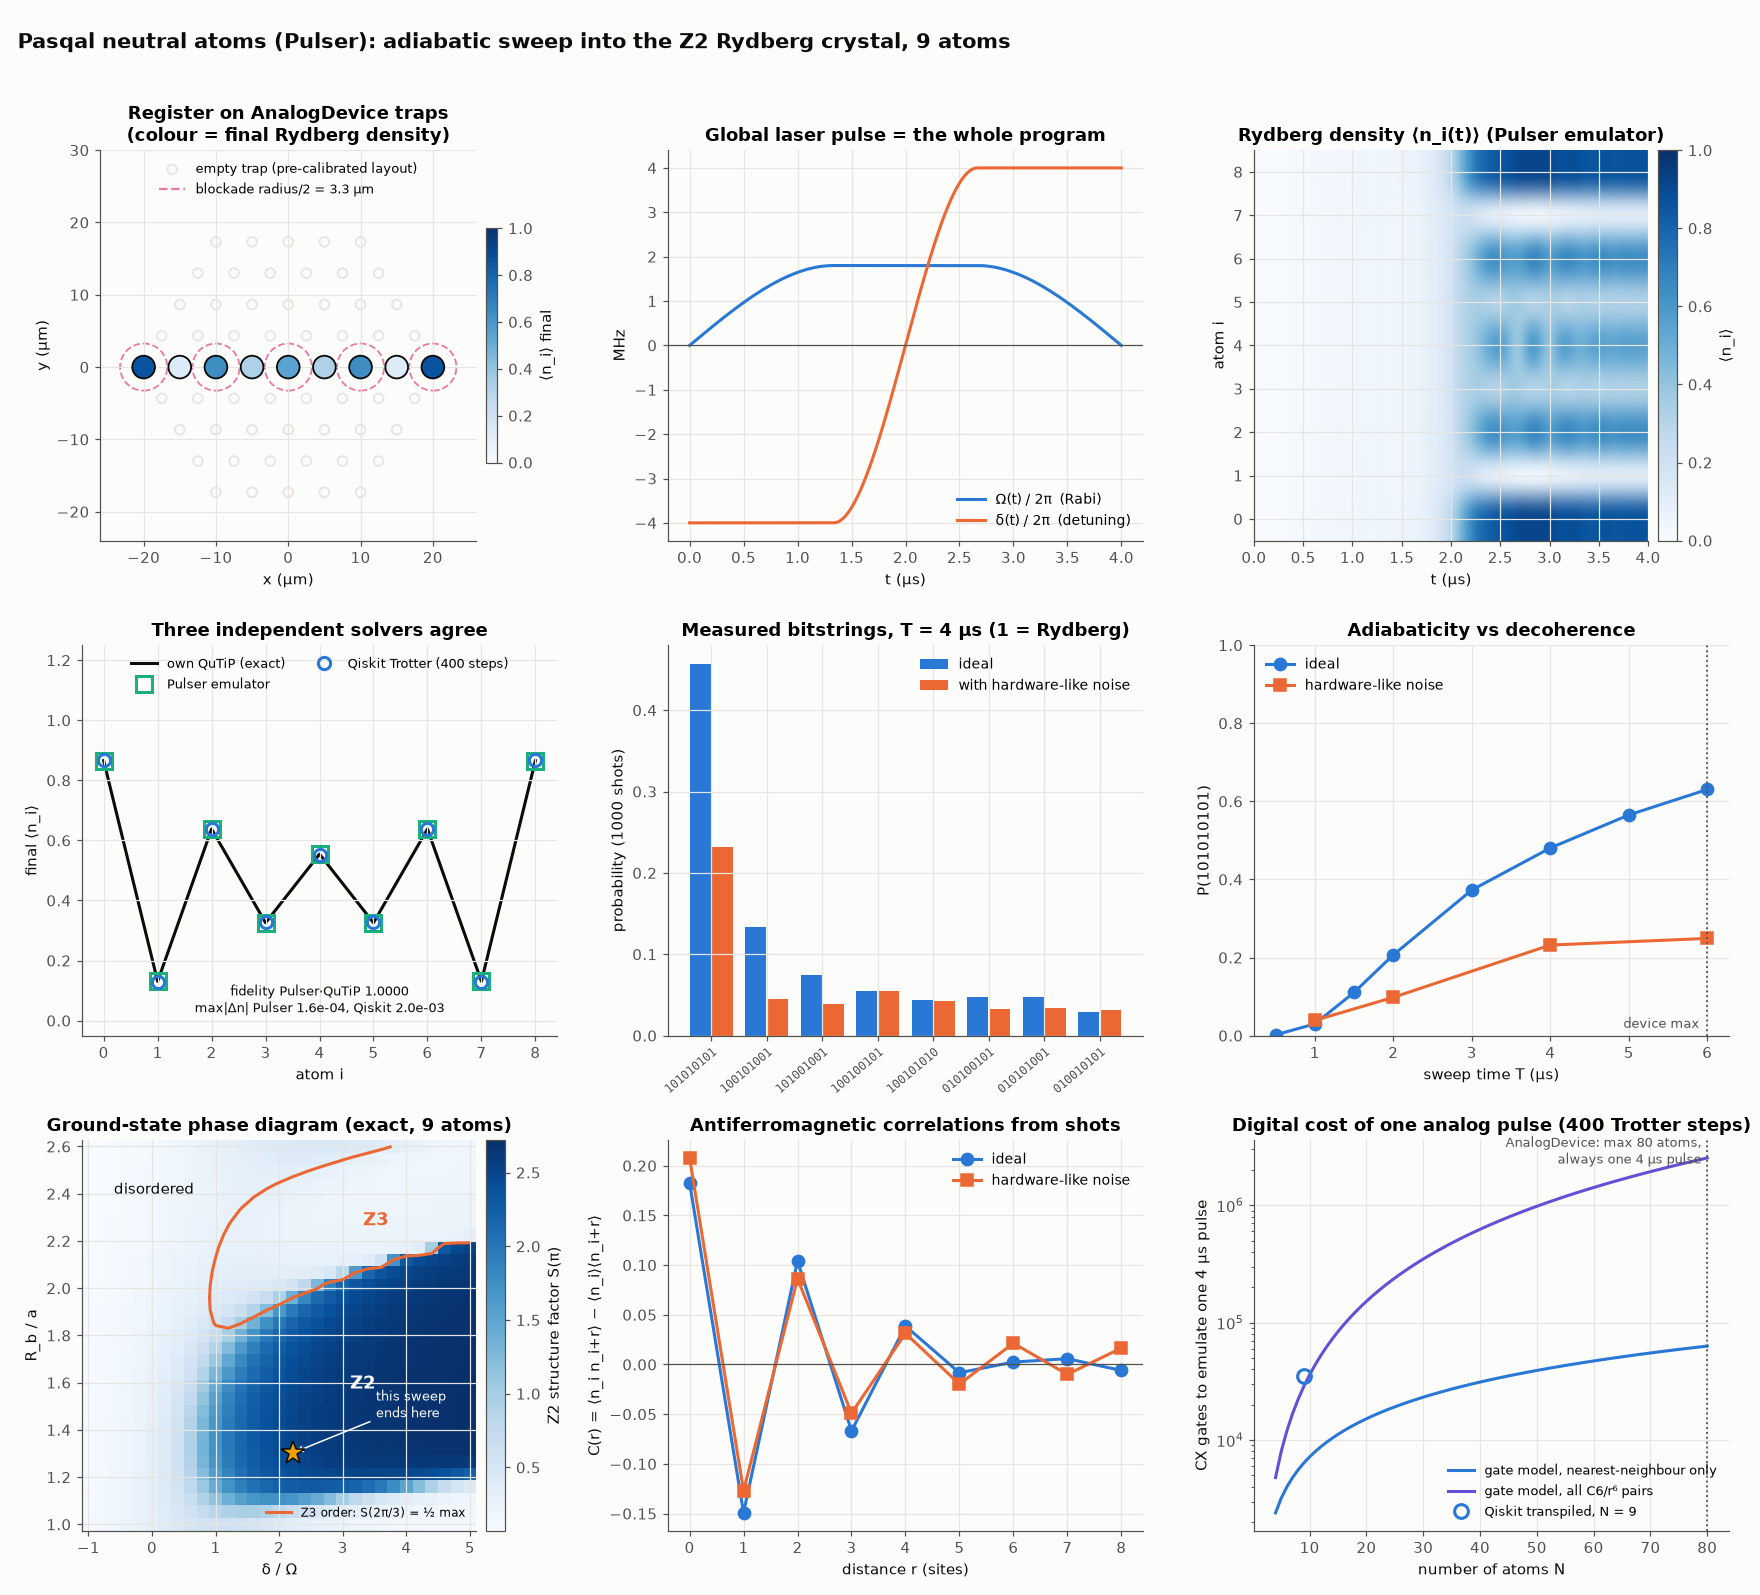

Recreate this plot in Python.
"""Neutral-atom (Pasqal) analog program: adiabatic sweep into the Z2 Rydberg crystal.

Pasqal's QPUs are analog: atoms in optical tweezers are driven by one global laser
pulse, and the device directly implements

    H(t) = Ω(t)/2 Σ_i X_i − δ(t) Σ_i n_i + Σ_{i<j} C6 / r_ij^6 n_i n_j ,

n = |r⟩⟨r| (Rydberg). Nearby atoms cannot both be excited (Rydberg blockade,
R_b = (C6/Ω)^(1/6)). Sweeping δ from negative to positive drives a chain from all
ground into the antiferromagnetic Z2 crystal r g r g … r (Bernien et al. 2017).

The program is written in Pulser for Pasqal's `AnalogDevice` (a QPU-like spec)
on its pre-calibrated triangular trap layout, so the same sequence is valid for the
cloud emulators and the real QPU. It is checked three ways:

  * Pulser's own emulator (pulser-simulation, QuTiP backend)
  * an independent QuTiP solve of the Hamiltonian above, from the sampled pulses
  * a Qiskit gate circuit (2nd-order Trotter) of the same H(t): what a gate-based
    machine would have to run to emulate one analog pulse

then a noisy run with illustrative hardware noise (SPAM, dephasing, laser and
Doppler noise), a sweep-time scan, a ground-state phase diagram and a cost panel.

Usage:
    python pasqal_rydberg.py                 # local, free, no account
    python pasqal_rydberg.py --mode cloud    # Pasqal Cloud free emulator (EMU_FREE),
                                             # needs a Pasqal Cloud account + project id
Outputs: pasqal_rydberg.png, pasqal_rydberg_sequence.json (abstract repr = the file
you submit), pasqal_rydberg_cloud.json after a cloud run.
"""
import argparse, json, os, sys, time, getpass
from pathlib import Path
import numpy as np
import qutip as qt
from pulser import Sequence, Pulse, NoiseModel
from pulser.waveforms import InterpolatedWaveform
from pulser.devices import AnalogDevice
from pulser.sampler import sample
from pulser_simulation import QutipEmulator
from qiskit import QuantumCircuit, transpile
from qiskit.circuit.library import PauliEvolutionGate
from qiskit.synthesis import SuzukiTrotter
from qiskit.quantum_info import SparsePauliOp, Statevector

HERE = Path(__file__).resolve().parent
sys.path.insert(0, str(HERE))
from _style import *  # noqa: E402,F401

DEV = AnalogDevice
C6 = DEV.interaction_coeff                      # rad/µs · µm^6
OMEGA = 2 * np.pi * 1.8                         # rad/µs (device max 2π·2)
D0, DF = 2 * np.pi * 4.0, 2 * np.pi * 4.0       # detuning sweep −D0 → +DF
T_NS = 4000                                     # sweep time (device max 6000 ns)
T_SCAN = [500, 1000, 1500, 2000, 3000, 4000, 5000, 6000]
T_NOISY = [1000, 2000, 4000, 6000]
SHOTS = 1000
DT_TROT = 0.01                                  # µs, Qiskit Trotter step
NOISE = dict(state_prep_error=0.005, p_false_pos=0.01, p_false_neg=0.05,
             dephasing_rate=0.2, relaxation_rate=0.01, amp_sigma=0.03,
             temperature=50, laser_waist=175)   # illustrative, not a calibration
NOISE_RUNS = 30                                 # noise trajectories (shot-to-shot laser/Doppler draws)


# ------------------------------------------------------------------ program
def register():
    lay = DEV.pre_calibrated_layouts[0]
    traps = lay.traps_dict
    row = sorted([k for k, v in traps.items() if abs(v[1]) < 1e-6], key=lambda k: traps[k][0])
    reg = lay.define_register(*row, qubit_ids=[f"q{i}" for i in range(len(row))])
    return lay, reg


def sweep(reg, T=T_NS):
    seq = Sequence(reg, DEV)
    seq.declare_channel("ryd", "rydberg_global")
    amp = InterpolatedWaveform(T, [1e-9, OMEGA, OMEGA, 1e-9])
    det = InterpolatedWaveform(T, [-D0, -D0, DF, DF])
    seq.add(Pulse(amp, det, 0), "ryd")
    seq.measure("ground-rydberg")
    return seq


def z2_string(N):            # Pulser bitstrings: '1' = Rydberg
    return "".join("1" if i % 2 == 0 else "0" for i in range(N))


def pulser_run(seq, noise=None, sampling=0.25):
    kw = {} if noise is None else {"noise_model": NoiseModel(runs=NOISE_RUNS, samples_per_run=SHOTS // NOISE_RUNS, **noise)}
    sim = QutipEmulator.from_sequence(seq, sampling_rate=sampling, **kw)
    return sim.run()


def density_pulser(res, N):
    """⟨n_i⟩(t) from Pulser's state list (|r⟩ is basis index 0 in Pulser)."""
    r = qt.basis(2, 0)
    ns = [qt.tensor([r * r.dag() if k == i else qt.qeye(2) for k in range(N)]) for i in range(N)]
    out = []
    for st in res.states:
        s = qt.Qobj(st.full(), dims=ns[0].dims if st.isoper else [ns[0].dims[0], [1] * N])
        out.append([qt.expect(o, s) for o in ns])
    return np.array(out), np.asarray(res._sim_times)


# ------------------------------------------------------------------ independent checks
def own_qutip(seq, pos):
    """sesolve of H(t) written from scratch, driven by Pulser's sampled waveforms."""
    s = sample(seq).channel_samples["ryd"]
    a, d = np.asarray(s.amp), np.asarray(s.det)
    tt = np.arange(len(a)) * 1e-3
    N = len(pos)
    r, g = qt.basis(2, 0), qt.basis(2, 1)
    op = lambda o, i: qt.tensor([o if k == i else qt.qeye(2) for k in range(N)])
    n = [op(r * r.dag(), i) for i in range(N)]
    X = [op(r * g.dag() + g * r.dag(), i) for i in range(N)]
    Hint = sum(C6 / np.linalg.norm(pos[i] - pos[j]) ** 6 * n[i] * n[j]
               for i in range(N) for j in range(i + 1, N))
    H = [Hint, [0.5 * sum(X), qt.coefficient(a, tlist=tt)], [-sum(n), qt.coefficient(d, tlist=tt)]]
    out = qt.sesolve(H, qt.tensor([g] * N), tt, options={"atol": 1e-10, "rtol": 1e-8, "nsteps": 100000})
    psi = out.states[-1]
    return np.array([qt.expect(o, psi) for o in n]), psi, a, d


def ham_pauli(pos, om, de):
    """H with n = (I − Z)/2 on qubits (|1⟩ = Rydberg); Qiskit order handled by indices."""
    N = len(pos)
    terms = [("X", [i], om / 2) for i in range(N)]
    zc = np.full(N, de / 2)                              # −δ n = −δ/2 + δ/2 Z
    for i in range(N):
        for j in range(i + 1, N):
            V = C6 / np.linalg.norm(pos[i] - pos[j]) ** 6
            terms.append(("ZZ", [i, j], V / 4))         # V n n = V/4 (1 − Zi − Zj + ZiZj)
            zc[i] -= V / 4; zc[j] -= V / 4
    terms += [("Z", [i], zc[i]) for i in range(N)]
    return SparsePauliOp.from_sparse_list(terms, num_qubits=N)


def qiskit_trotter(pos, a, d, dt=DT_TROT):
    N = len(pos)
    T = len(a) * 1e-3
    steps = int(round(T / dt))
    tt = np.arange(len(a)) * 1e-3
    qc = QuantumCircuit(N)
    for k in range(steps):
        tm = (k + 0.5) * dt
        om, de = np.interp(tm, tt, a), np.interp(tm, tt, d)
        qc.append(PauliEvolutionGate(ham_pauli(pos, om, de), dt, synthesis=SuzukiTrotter(order=2, reps=1)), range(N))
    qc = qc.decompose(reps=3)
    sv = Statevector.from_label("0" * N).evolve(qc)
    p = sv.probabilities_dict()
    nz = np.zeros(N)
    for b, pr in p.items():
        for i in range(N):
            nz[i] += pr * (b[N - 1 - i] == "1")
    step = QuantumCircuit(N)
    step.append(PauliEvolutionGate(ham_pauli(pos, OMEGA, 0.0), dt, synthesis=SuzukiTrotter(order=2, reps=1)), range(N))
    cx1 = transpile(step, basis_gates=["cx", "rz", "sx", "x"], optimization_level=1).count_ops().get("cx", 0)
    return nz, p, steps, cx1


# ------------------------------------------------------------------ ground-state phase diagram
def gs_phase_diagram(N=9, nd=31, nr=31):
    """Exact ground state of the open chain (Ω = 1, V_ij = (R_b/(a|i−j|))^6)."""
    idx = np.arange(2 ** N)
    bits = (idx[:, None] >> np.arange(N)) & 1            # bit i = atom i is Rydberg
    flip = idx[:, None] ^ (1 << np.arange(N))
    nn_c = {}
    deltas = np.linspace(-1, 5, nd); rbs = np.linspace(1.0, 2.6, nr)
    SPi = np.zeros((nr, nd)); S3 = np.zeros((nr, nd))
    X = np.zeros((2 ** N, 2 ** N))
    for i in range(N):
        X[idx, flip[:, i]] += 0.5
    nsum = bits.sum(1)
    dij = np.abs(np.arange(N)[:, None] - np.arange(N)[None])
    ph = lambda k: np.cos(k * dij)
    for ir, rb in enumerate(rbs):
        V = np.where(dij > 0, (rb / np.maximum(dij, 1)) ** 6, 0.0)
        Eint = 0.5 * np.einsum("si,ij,sj->s", bits, V, bits)
        for idd, de in enumerate(deltas):
            H = X.copy(); H[idx, idx] += Eint - de * nsum
            w, v = np.linalg.eigh(H)
            p = v[:, 0] ** 2
            n2 = np.einsum("s,si,sj->ij", p, bits, bits)   # open ends pin the crystal,
            SPi[ir, idd] = (ph(np.pi) * n2).sum() / N        # so use the full (not connected)
            S3[ir, idd] = (ph(2 * np.pi / 3) * n2).sum() / N  # structure factor
    return deltas, rbs, SPi, S3


# ------------------------------------------------------------------ cloud (optional)
def cloud_run(seq, shots):
    from pasqal_cloud import PasqalCloudConnection, RemoteEmuFreeBackend
    user = os.environ.get("PASQAL_USERNAME") or input("Pasqal Cloud username (e-mail): ").strip()
    proj = os.environ.get("PASQAL_PROJECT_ID") or input("project id: ").strip()
    pw = getpass.getpass("password (hidden): ")
    conn = PasqalCloudConnection(username=user, password=pw, project_id=proj)
    del pw
    backend = RemoteEmuFreeBackend(seq, conn)
    print("submitting to EMU_FREE ...")
    rr = backend.run(job_params=[{"runs": shots}], wait=True)
    counts = dict(rr.results[0].final_bitstrings)
    json.dump({"batch_id": rr.batch_id, "counts": counts}, open(HERE / "pasqal_rydberg_cloud.json", "w"), indent=1)
    return counts


# ------------------------------------------------------------------ main
def main():
    ap = argparse.ArgumentParser()
    ap.add_argument("--mode", choices=["local", "cloud"], default="local")
    ap.add_argument("--shots", type=int, default=SHOTS)
    args = ap.parse_args()
    t_start = time.time(); np.random.seed(0)
    lay, reg = register()
    pos = np.array([np.asarray(p) for p in reg.qubits.values()])
    N = len(pos); a_sp = np.linalg.norm(pos[1] - pos[0]); Rb = DEV.rydberg_blockade_radius(OMEGA)
    seq = sweep(reg)
    DEV.validate_register(reg)
    (HERE / "pasqal_rydberg_sequence.json").write_text(seq.to_abstract_repr())
    print(f"{N} atoms, a = {a_sp:.1f} µm, R_b = {Rb:.2f} µm (R_b/a = {Rb / a_sp:.2f}); "
          f"sequence valid for {DEV.name}, saved pasqal_rydberg_sequence.json")
    Z2 = z2_string(N)

    if args.mode == "cloud":
        counts = cloud_run(seq, args.shots)
        tot = sum(counts.values())
        n_own, psi_own, _, _ = own_qutip(seq, pos)
        amp = psi_own.full().ravel()
        flip = lambda b: "".join("0" if c == "1" else "1" for c in b)   # Pulser |r> = index 0
        exact = {flip(format(i, f"0{N}b")): abs(x) ** 2 for i, x in enumerate(amp)}
        sig = max(abs(counts.get(k, 0) / tot - p) / np.sqrt(max(p * (1 - p), 1 / tot) / tot) for k, p in exact.items())
        pz = counts.get(Z2, 0) / tot
        n_cloud = np.array([sum(c * (k[i] == "1") for k, c in counts.items()) / tot for i in range(N)])
        print(f"EMU_FREE: P({Z2}) = {pz:.3f} (exact {exact[Z2]:.3f}) from {tot} shots; "
              f"largest deviation {sig:.1f} sigma; max|Δn| {np.abs(n_cloud - n_own).max():.3f}")
        print("PASS" if sig < 4.5 else "FAIL")
        fig, axs = plt.subplots(1, 2, figsize=(15, 5.2), gridspec_kw={"width_ratios": [1, 1.6]})
        suptitle(fig, f"Pasqal Cloud EMU_FREE: 9-atom Z2 sweep, {tot} shots vs exact")
        ax = axs[0]; sites = np.arange(N)
        exact_line(ax, sites, n_own, label="exact ⟨n_i⟩ (QuTiP)")
        ax.plot(sites, n_cloud, "s", ms=10, mfc="none", mec=AQUA, mew=2, label="Pasqal Cloud shots")
        ax.errorbar(sites, n_cloud, yerr=np.sqrt(n_cloud * (1 - n_cloud) / tot), fmt="none", ecolor=AQUA, capsize=3)
        ax.set_xlabel("atom i"); ax.set_ylabel("Rydberg density ⟨n_i⟩"); ax.set_ylim(-0.05, 1.2)
        ax.set_title("Density profile"); ax.legend(loc="upper center", ncol=2, fontsize=9)
        ax = axs[1]
        keys = sorted(exact, key=lambda k: -exact[k])[:12]
        x = np.arange(len(keys))
        ax.bar(x, [counts.get(k, 0) / tot for k in keys], 0.7, color=AQUA, label="Pasqal Cloud EMU_FREE")
        ax.plot(x, [exact[k] for k in keys], "_", color=INK, ms=16, mew=2.5, label="exact probability")
        ax.set_xticks(x); ax.set_xticklabels(keys, rotation=40, ha="right", rotation_mode="anchor", fontsize=8.5, family="monospace")
        ax.set_ylabel("probability"); ax.set_title(f"12 most likely bitstrings (1 = Rydberg); largest deviation {sig:.1f}σ")
        ax.legend(loc="upper right", fontsize=9)
        fig.tight_layout(rect=(0, 0, 1, 0.92))
        fig.savefig(HERE / "pasqal_rydberg_cloud.png", dpi=110)
        print("saved pasqal_rydberg_cloud.png")
        return

    # 1) Pulser emulator (ideal)
    res = pulser_run(seq)
    nt, tlist = density_pulser(res, N)
    rng = np.random.default_rng(1)
    ideal_counts = res.sample_final_state(args.shots)
    psi_p = res.get_final_state()
    # 2) own QuTiP
    n_own, psi_own, a, d = own_qutip(seq, pos)
    fid = min(1.0, abs(psi_own.overlap(qt.Qobj(psi_p.full(), dims=psi_own.dims))) ** 2)
    # 3) Qiskit Trotter
    t0 = time.time()
    n_qk, p_qk, steps, cx1 = qiskit_trotter(pos, a, d)
    t_qk = time.time() - t0
    err_p = np.abs(nt[-1] - n_own).max(); err_q = np.abs(n_qk - n_own).max()
    pz_exact = abs(psi_own.full().ravel()[int("".join("0" if c == "1" else "1" for c in Z2), 2)]) ** 2
    pz_qk = p_qk.get(Z2[::-1], 0.0)
    print(f"Pulser vs own QuTiP: fidelity {fid:.5f}, max|Δn| {err_p:.2e}")
    print(f"Qiskit Trotter ({steps} steps, dt {DT_TROT} µs) vs QuTiP: max|Δn| {err_q:.2e}  ({t_qk:.1f} s)")
    print(f"P(Z2) exact {pz_exact:.3f}, Qiskit {pz_qk:.3f}")
    ok = fid > 0.99 and err_p < 1e-2 and err_q < 1e-2
    print("PASS" if ok else "FAIL")

    # 4) noisy runs + sweep-time scan
    t0 = time.time()
    noisy = {}
    for T in T_NOISY:
        rn = pulser_run(sweep(reg, T), noise=NOISE, sampling=0.1)
        noisy[T] = rn.sample_final_state(args.shots)
    print(f"noisy runs {time.time() - t0:.0f} s")
    pz_scan = []
    for T in T_SCAN:
        st = pulser_run(sweep(reg, T)).get_final_state().full().ravel()
        pz_scan.append(abs(st[int("".join("0" if c == "1" else "1" for c in Z2), 2)]) ** 2)
    pz_noisy = [noisy[T].get(Z2, 0) / sum(noisy[T].values()) for T in T_NOISY]
    for T, p in zip(T_NOISY, pz_noisy):
        print(f"  T = {T / 1000:.0f} µs: P(Z2) ideal {pz_scan[T_SCAN.index(T)]:.3f}, noisy {p:.3f}")

    # 5) phase diagram
    t0 = time.time()
    deltas, rbs, SPi, S3 = gs_phase_diagram(N)
    print(f"phase diagram {time.time() - t0:.0f} s")

    # 6) correlations from shots
    def corr(counts):
        b = np.array([[int(c) for c in k] for k in counts]); w = np.array(list(counts.values()), float); w /= w.sum()
        n1 = w @ b; n2 = np.einsum("s,si,sj->ij", w, b, b); C = n2 - np.outer(n1, n1)
        return np.array([np.mean([C[i, i + r] for i in range(N - r)]) for r in range(N)])
    g_id, g_no = corr(ideal_counts), corr(noisy[T_NS])

    # ------------------------------------------------------------ figure
    fig, axs = plt.subplots(3, 3, figsize=(16, 14.5))
    suptitle(fig, "Pasqal neutral atoms (Pulser): adiabatic sweep into the Z2 Rydberg crystal, 9 atoms")

    ax = axs[0, 0]
    tr = np.array(list(lay.traps_dict.values()))
    ax.scatter(tr[:, 0], tr[:, 1], s=40, facecolors="none", edgecolors=GRID, lw=1.2, label="empty trap (pre-calibrated layout)")
    sc = ax.scatter(pos[:, 0], pos[:, 1], c=n_own, cmap="Blues", vmin=0, vmax=1, s=220, edgecolors=INK, lw=1.2, zorder=3)
    for i in range(0, N, 2):
        ax.add_patch(plt.Circle(pos[i], Rb / 2, fill=False, ls="--", color=MAGENTA, lw=1.2))
    ax.plot([], [], "--", color=MAGENTA, label=f"blockade radius/2 = {Rb / 2:.1f} µm")
    ax.set_aspect("equal"); ax.set_xlim(-26, 26); ax.set_ylim(-24, 30)
    ax.set_xlabel("x (µm)"); ax.set_ylabel("y (µm)")
    ax.set_title("Register on AnalogDevice traps\n(colour = final Rydberg density)")
    ax.legend(loc="upper center", fontsize=8.5, ncol=1)
    cb = fig.colorbar(sc, ax=ax, shrink=0.6, pad=0.02); cb.set_label("⟨n_i⟩ final")

    ax = axs[0, 1]
    ts = np.arange(len(a)) * 1e-3
    ax.plot(ts, a / (2 * np.pi), color=BLUE, lw=2, label="Ω(t) / 2π  (Rabi)")
    ax.plot(ts, d / (2 * np.pi), color=ORANGE, lw=2, label="δ(t) / 2π  (detuning)")
    ax.axhline(0, color=MUTED, lw=0.8)
    ax.set_xlabel("t (µs)"); ax.set_ylabel("MHz")
    ax.set_title("Global laser pulse = the whole program")
    ax.legend(loc="lower right", fontsize=9)

    ax = axs[0, 2]
    im = ax.imshow(nt.T, aspect="auto", origin="lower", cmap="Blues", vmin=0, vmax=1,
                   extent=[tlist[0], tlist[-1], -0.5, N - 0.5])
    ax.set_xlabel("t (µs)"); ax.set_ylabel("atom i")
    ax.set_title("Rydberg density ⟨n_i(t)⟩ (Pulser emulator)")
    cb = fig.colorbar(im, ax=ax, pad=0.02); cb.set_label("⟨n_i⟩")

    ax = axs[1, 0]
    sites = np.arange(N)
    exact_line(ax, sites, n_own, label="own QuTiP (exact)")
    ax.plot(sites, nt[-1], "s", ms=11, mfc="none", mec=AQUA, mew=2, label="Pulser emulator", zorder=2)
    qk_marks(ax, sites, n_qk, label=f"Qiskit Trotter ({steps} steps)")
    ax.set_xlabel("atom i"); ax.set_ylabel("final ⟨n_i⟩"); ax.set_ylim(-0.05, 1.25)
    ax.set_title("Three independent solvers agree")
    ax.legend(loc="upper center", ncol=2, fontsize=8.5)
    ax.text(0.5, 0.06, f"fidelity Pulser·QuTiP {fid:.4f}\nmax|Δn| Pulser {err_p:.1e}, Qiskit {err_q:.1e}",
            transform=ax.transAxes, ha="center", fontsize=8.5, color=INK)

    ax = axs[1, 1]
    tot_i, tot_n = sum(ideal_counts.values()), sum(noisy[T_NS].values())
    allk = sorted(set(ideal_counts) | set(noisy[T_NS]), key=lambda k: -(ideal_counts.get(k, 0) / tot_i + noisy[T_NS].get(k, 0) / tot_n))[:8]
    x = np.arange(len(allk)); w = 0.38
    ax.bar(x - w / 2 - 0.01, [ideal_counts.get(k, 0) / tot_i for k in allk], w, color=BLUE, label="ideal")
    ax.bar(x + w / 2 + 0.01, [noisy[T_NS].get(k, 0) / tot_n for k in allk], w, color=ORANGE, label="with hardware-like noise")
    ax.set_xticks(x); ax.set_xticklabels(allk, rotation=40, ha="right", rotation_mode="anchor", fontsize=8, family="monospace")
    ax.set_ylabel(f"probability ({args.shots} shots)")
    ax.set_title(f"Measured bitstrings, T = {T_NS / 1000:.0f} µs (1 = Rydberg)")
    ax.legend(loc="upper right", fontsize=9)

    ax = axs[1, 2]
    ax.plot(np.array(T_SCAN) / 1000, pz_scan, "-o", color=BLUE, lw=2, ms=8, label="ideal")
    ax.plot(np.array(T_NOISY) / 1000, pz_noisy, "-s", color=ORANGE, lw=2, ms=8, label="hardware-like noise")
    ax.axvline(DEV.max_sequence_duration / 1000, color=MUTED, ls=":", lw=1.2)
    ax.text(DEV.max_sequence_duration / 1000 - 0.1, 0.02, "device max", ha="right", fontsize=8.5, color=MUTED)
    ax.set_xlabel("sweep time T (µs)"); ax.set_ylabel(f"P({Z2})")
    ax.set_title("Adiabaticity vs decoherence"); ax.set_ylim(0, 1); ax.legend(loc="upper left", fontsize=9)

    ax = axs[2, 0]
    im = ax.pcolormesh(deltas, rbs, SPi, cmap="Blues", shading="auto")
    ax.contour(deltas, rbs, S3, levels=[0.5 * S3.max()], colors=[ORANGE], linewidths=2)
    ax.plot(DF / OMEGA, Rb / a_sp, "*", ms=16, color=YELLOW, mec=INK, zorder=4)
    ax.annotate("this sweep\nends here", (DF / OMEGA, Rb / a_sp), (DF / OMEGA + 1.3, Rb / a_sp + 0.15),
                fontsize=8.5, ha="left", color=SURF, arrowprops=dict(arrowstyle="->", color=SURF))
    DD, RR = np.meshgrid(deltas, rbs)
    for S, lab, col in ((S3, "Z3", ORANGE), (SPi, "Z2", SURF)):
        m = S > 0.7 * S.max()
        ax.text(DD[m].mean(), RR[m].mean(), lab, color=col, fontsize=12, fontweight="bold", ha="center", va="center")
    ax.text(-0.6, 2.4, "disordered", color=INK, fontsize=9.5, ha="left")
    ax.plot([], [], color=ORANGE, lw=2, label="Z3 order: S(2π/3) = ½ max")
    ax.legend(loc="lower right", fontsize=8)
    ax.set_xlabel("δ / Ω"); ax.set_ylabel("R_b / a")
    ax.set_title("Ground-state phase diagram (exact, 9 atoms)")
    cb = fig.colorbar(im, ax=ax, pad=0.02); cb.set_label("Z2 structure factor S(π)")

    ax = axs[2, 1]
    rr = np.arange(N)
    ax.plot(rr, g_id, "-o", color=BLUE, lw=2, ms=8, label="ideal")
    ax.plot(rr, g_no, "-s", color=ORANGE, lw=2, ms=8, label="hardware-like noise")
    ax.axhline(0, color=MUTED, lw=0.8)
    ax.set_xlabel("distance r (sites)"); ax.set_ylabel("C(r) = ⟨n_i n_i+r⟩ − ⟨n_i⟩⟨n_i+r⟩")
    ax.set_title("Antiferromagnetic correlations from shots"); ax.legend(loc="upper right", fontsize=9)

    ax = axs[2, 2]
    Ns = np.arange(4, 81)
    ax.semilogy(Ns, 2 * (Ns - 1) * steps, color=BLUE, lw=2, label="gate model, nearest-neighbour only")
    ax.semilogy(Ns, Ns * (Ns - 1) * steps, color=VIOLET, lw=2, label="gate model, all C6/r⁶ pairs")
    ax.semilogy([N], [cx1 * steps], "o", ms=9, mfc="none", mec=QK, mew=2, label=f"Qiskit transpiled, N = {N}")
    ax.axvline(DEV.max_atom_num, color=MUTED, ls=":", lw=1.2)
    ax.text(DEV.max_atom_num - 1, 4e6, f"AnalogDevice: max {DEV.max_atom_num} atoms,\nalways one {T_NS / 1000:.0f} µs pulse", ha="right", va="top", fontsize=8.5, color=MUTED)
    ax.set_xlabel("number of atoms N"); ax.set_ylabel(f"CX gates to emulate one {T_NS / 1000:.0f} µs pulse")
    ax.set_title(f"Digital cost of one analog pulse ({steps} Trotter steps)")
    ax.legend(loc="lower right", fontsize=8.5)

    fig.tight_layout(rect=(0, 0, 1, 0.965))
    out = HERE / "pasqal_rydberg.png"
    fig.savefig(out, dpi=110)
    print(f"saved {out.name}  (total {time.time() - t_start:.0f} s)")


if __name__ == "__main__":
    main()
